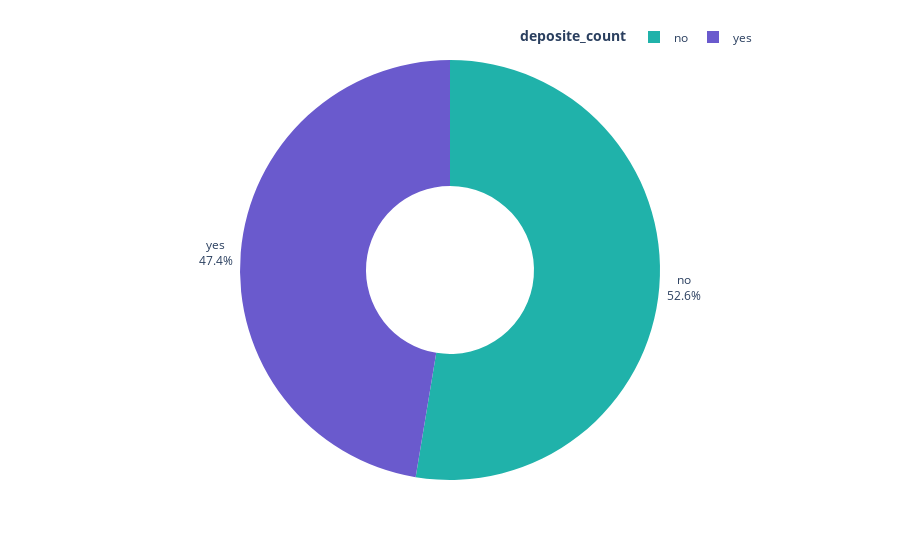

Notebook code cell kept with this figure:
### Code cell
deposite_count = data['deposit'].value_counts().reset_index()
deposite_count.columns = ['deposite_count', 'Count']
fig = px.pie(deposite_count,  names='deposite_count',  values='Count',  hole=0.4,  template='plotly_white',color_discrete_sequence=['LightSeaGreen', 'SlateBlue'] )

# Step 4: Update the layout with centered title and legend customization
fig.update_layout( title_x=0.5, showlegend=True, legend_title_text='<b>deposite_count', legend=dict( orientation='h',yanchor='bottom',y=1.02, xanchor='right',x=1))

# Step 5: Update traces with text position and display information
fig.update_traces( textposition='outside',  textinfo='percent+label')

# Step 6: Display the figure
fig.show()

### Figure 1 — Plotly figure (JSON) as saved in the notebook; plotly's stock layout.template omitted (floating-point values rounded to 4 significant figures)
{"data": [{"domain": {"x": [0, 1], "y": [0, 1]}, "hole": 0.4, "hovertemplate": "deposite_count=%{label}<br>Count=%{value}<extra></extra>", "labels": ["no", "yes"], "legendgroup": "", "name": "", "showlegend": true, "textinfo": "percent+label", "textposition": "outside", "type": "pie", "values": [5873, 5289]}], "layout": {"legend": {"orientation": "h", "title": {"text": "<b>deposite_count"}, "tracegroupgap": 0, "x": 1, "xanchor": "right", "y": 1.02, "yanchor": "bottom"}, "margin": {"t": 60}, "piecolorway": ["LightSeaGreen", "SlateBlue"], "showlegend": true, "title": {"x": 0.5}}}
